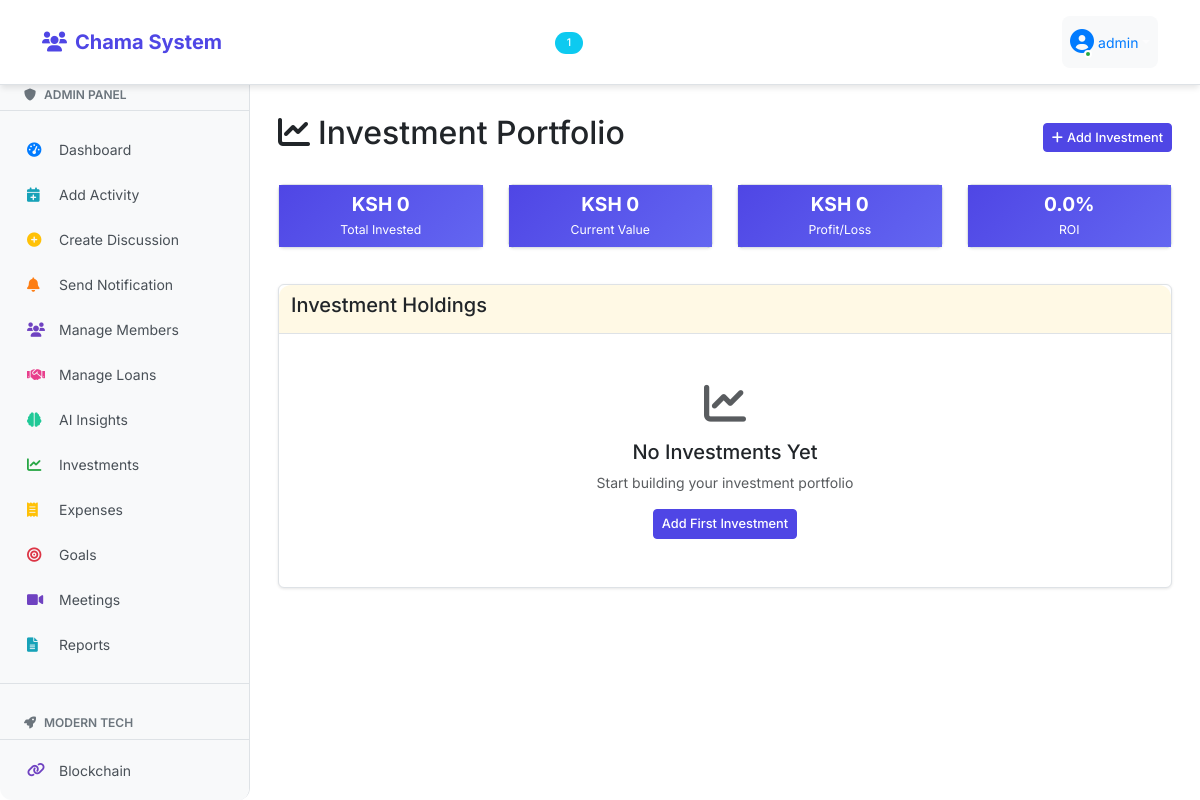
Page /investments (signed in) on the earlier database version.
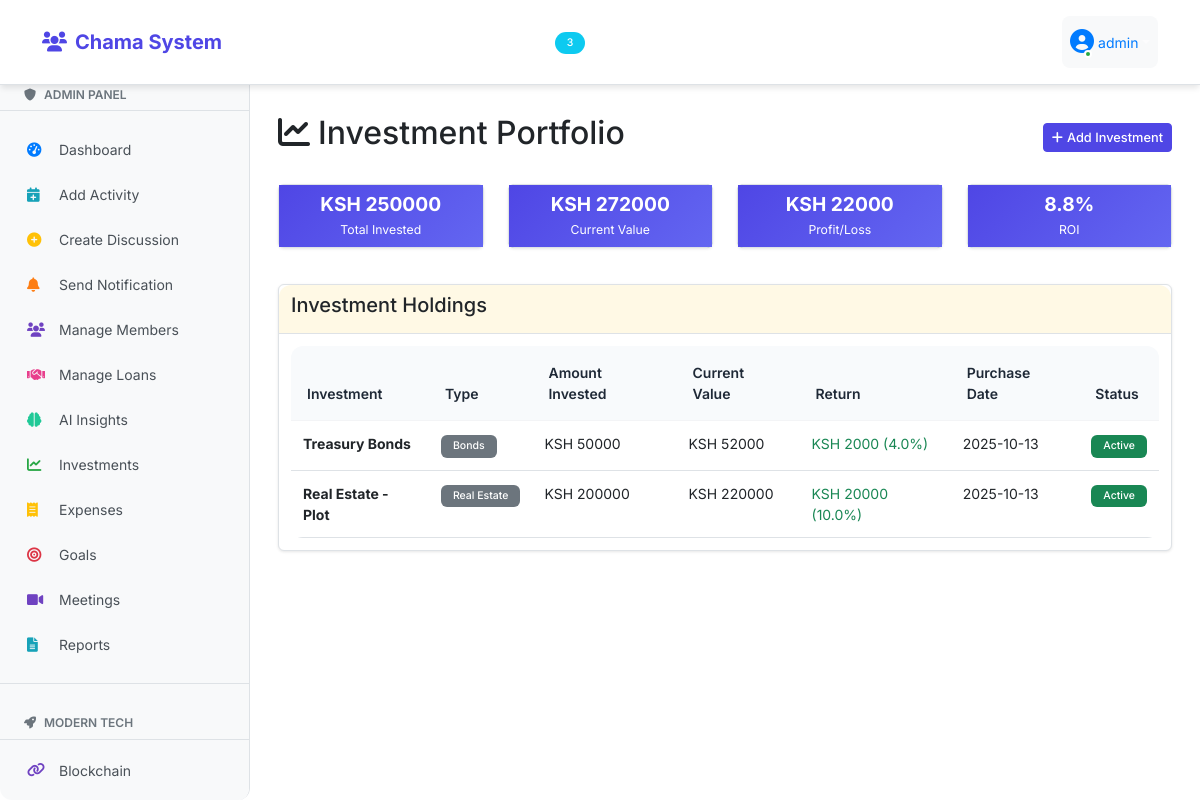
Same page on the later database version.
### fixed_app.py (models this page shows)
class Investment(db.Model):
    id = db.Column(db.Integer, primary_key=True)
    name = db.Column(db.String(100), nullable=False)
    type = db.Column(db.String(50), nullable=False)  # stocks, bonds, real_estate, business
    amount_invested = db.Column(db.Float, nullable=False)
    current_value = db.Column(db.Float, default=0)
    purchase_date = db.Column(db.DateTime, default=datetime.utcnow)
    description = db.Column(db.Text)
    status = db.Column(db.String(20), default='Active')
    created_by = db.Column(db.Integer, db.ForeignKey('user.id'))

### fixed_app.py (the view)
@app.route('/investments')
@login_required
def investments():
    investments = Investment.query.order_by(Investment.purchase_date.desc()).all()
    portfolio = calculate_portfolio_performance()
    return render_template('investments/list.html', investments=investments, portfolio=portfolio)

### fixed_app.py (called while the page is built)
@login_manager.user_loader
def load_user(user_id):
    return db.session.get(User, int(user_id))

@app.context_processor
def inject_counts():
    if current_user.is_authenticated:
        unread_count = Notification.query.filter_by(user_id=current_user.id, is_read=False).count()
        discussion_count = Discussion.query.count()
        return dict(unread_notifications_count=unread_count, discussion_count=discussion_count)
    return dict(unread_notifications_count=0, discussion_count=0)

def calculate_portfolio_performance():
    investments = Investment.query.filter_by(status='Active').all()
    total_invested = sum(inv.amount_invested for inv in investments)
    total_current = sum(inv.current_value for inv in investments)
    return {
        'total_invested': total_invested,
        'current_value': total_current,
        'profit_loss': total_current - total_invested,
        'roi_percentage': ((total_current - total_invested) / total_invested * 100) if total_invested > 0 else 0
    }

### templates/investments/list.html (shortened to what the changed rows need)
{% extends "base.html" %}
{% block content %}
<div class="container-fluid py-4">
    <div class="d-flex justify-content-between align-items-center mb-4">
        <h2><i class="fas fa-chart-line me-2"></i>Investment Portfolio</h2>
    </div>
    <div class="row mb-4">
        <div class="col-md-3">
            <div class="card bg-primary text-white">
                <div class="card-body stats-card text-center">
                    <h4>KSH {{ "%.0f"|format(portfolio.total_invested) }}</h4>
                    <small>Total Invested</small>
                </div>
            </div>
        </div>
        <div class="col-md-3">
            <div class="card bg-success text-white">
                <div class="card-body stats-card text-center">
                    <h4>KSH {{ "%.0f"|format(portfolio.current_value) }}</h4>
                    <small>Current Value</small>
                </div>
            </div>
        </div>
        <div class="col-md-3">
            <div class="card bg-{{ 'success' if portfolio.profit_loss >= 0 else 'danger' }} text-white">
                <div class="card-body stats-card text-center">
                    <h4>KSH {{ "%.0f"|format(portfolio.profit_loss) }}</h4>
                    <small>Profit/Loss</small>
                </div>
            </div>
        </div>
        <div class="col-md-3">
            <div class="card bg-info text-white">
                <div class="card-body stats-card text-center">
                    <h4>{{ "%.1f"|format(portfolio.roi_percentage) }}%</h4>
                    <small>ROI</small>
                </div>
            </div>
        </div>
    </div>
    <div class="card list-card">
        <div class="card-body">
            {% if investments %}
            <div class="table-responsive">
                <table class="table">
                    <thead>
                        <tr>
                            <th>Investment</th>
                            <th>Type</th>
                            <th>Amount Invested</th>
                            <th>Current Value</th>
                            <th>Return</th>
                            <th>Purchase Date</th>
                            <th>Status</th>
                        </tr>
                    </thead>
                    <tbody>
                        {% for investment in investments %}
                        <tr>
                            <td>
                                <strong>{{ investment.name }}</strong>
                            </td>
                            <td>
                                <span class="badge bg-secondary">{{ investment.type.replace('_', ' ').title() }}</span>
                            </td>
                            <td>KSH {{ "%.0f"|format(investment.amount_invested) }}</td>
                            <td>KSH {{ "%.0f"|format(investment.current_value) }}</td>
                            <td>
                                {% set return_amount = investment.current_value - investment.amount_invested %}
                                {% set return_percent = (return_amount / investment.amount_invested * 100) if investment.amount_invested > 0 else 0 %}
                                <span class="text-{{ 'success' if return_amount >= 0 else 'danger' }}">
                                    KSH {{ "%.0f"|format(return_amount) }} ({{ "%.1f"|format(return_percent) }}%)
                                </span>
                            </td>
                            <td>{{ investment.purchase_date.strftime('%Y-%m-%d') }}</td>
                            <td>
                                <span class="badge bg-{{ 'success' if investment.status == 'Active' else 'secondary' }}">
                                    {{ investment.status }}
                                </span>
                            </td>
                        </tr>
                        {% endfor %}
                    </tbody>
                </table>
            </div>
            {% else %}
            <div class="text-center py-4">
                <i class="fas fa-chart-line fa-3x text-muted mb-3"></i>
                <h5>No Investments Yet</h5>
                <p class="text-muted">Start building your investment portfolio</p>
                {% if current_user.is_admin %}
                <a href="{{ url_for('add_investment') }}" class="btn btn-primary">Add First Investment</a>
                {% endif %}
            </div>
            {% endif %}
        </div>
    </div>
</div>
{% endblock %}

### templates/navbar.html (shortened to what this page needs)
<nav class="navbar navbar-expand-lg navbar-dark bg-primary">
    <div class="container">
        <a class="navbar-brand" href="{{ url_for('index') }}">
            <i class="fas fa-users me-2"></i>Chama System
        </a>
        <div class="collapse navbar-collapse" id="navbarNav">
            {% if current_user.is_authenticated %}
            <ul class="navbar-nav me-auto">
                <li class="nav-item">
                    <a class="nav-link {% if request.path == url_for('index') %}active{% endif %}" href="{{ url_for('index') }}">
                        <i class="fas fa-home me-1"></i>Home
                    </a>
                </li>
                <li class="nav-item">
                    <a class="nav-link {% if request.path == url_for('contributions') %}active{% endif %}" href="{{ url_for('contributions') }}">
                        <i class="fas fa-money-bill-wave me-1"></i>Contributions
                    </a>
                </li>
                <li class="nav-item">
                    <a class="nav-link {% if request.path == url_for('discussions') %}active{% endif %}" href="{{ url_for('discussions') }}">
                        <i class="fas fa-comments me-1"></i>Discussions
                        {% if discussion_count > 0 %}
                            <span class="badge bg-info rounded-pill ms-1">{{ discussion_count }}</span>
                        {% endif %}
                    </a>
                </li>
                <li class="nav-item dropdown">
                    <a class="nav-link dropdown-toggle" href="#" id="menuDropdown" role="button" data-bs-toggle="dropdown">
                        <i class="fas fa-bars me-1"></i>Menu
                    </a>
                </li>
                {% if current_user.is_admin %}
                <li class="nav-item dropdown">
                    <a class="nav-link dropdown-toggle" href="#" id="adminDropdown" role="button" data-bs-toggle="dropdown">
                        <i class="fas fa-shield-alt me-1"></i>Admin
                    </a>
                </li>
                {% endif %}
            </ul>
            <ul class="navbar-nav">
                <li class="nav-item dropdown">
                    <a class="nav-link dropdown-toggle user-dropdown" href="#" id="navbarDropdown" role="button"
                       data-bs-toggle="dropdown" aria-expanded="false">
                        <div class="user-avatar">
                            <i class="fas fa-user-circle"></i>
                            <span class="online-dot"></span>
                        </div>
                        <span class="ms-1" style="color: #007bff;">{{ current_user.username }}</span>
                    </a>
                </li>
            </ul>
            {% endif %}
        </div>
    </div>
</nav>

Differences in the rows shown:
added Investment: name "Treasury Bonds", type.replace "Bonds", amount_invested "50000", current_value "52000", return_amount "2000", return_percent "4.0", purchase_date "2025-10-13", status "Active"
added Investment: name "Real Estate - Plot", type.replace "Real Estate", amount_invested "200000", current_value "220000", return_amount "20000", return_percent "10.0", purchase_date "2025-10-13", status "Active"
Other differences:
{{ discussion_count }}: "1" → "3"
{{ "%.0f"|format(portfolio.total_invested) }}: "0" → "250000"
{{ "%.0f"|format(portfolio.current_value) }}: "0" → "272000"
{{ "%.0f"|format(portfolio.profit_loss) }}: "0" → "22000"
{{ "%.1f"|format(portfolio.roi_percentage) }}: "0.0" → "8.8"
text no longer shown: "No Investments Yet Start building your investment portfolio Add First Investment"
text now shown: "Investment Type Amount Invested Current Value Return Purchase Date Status"
